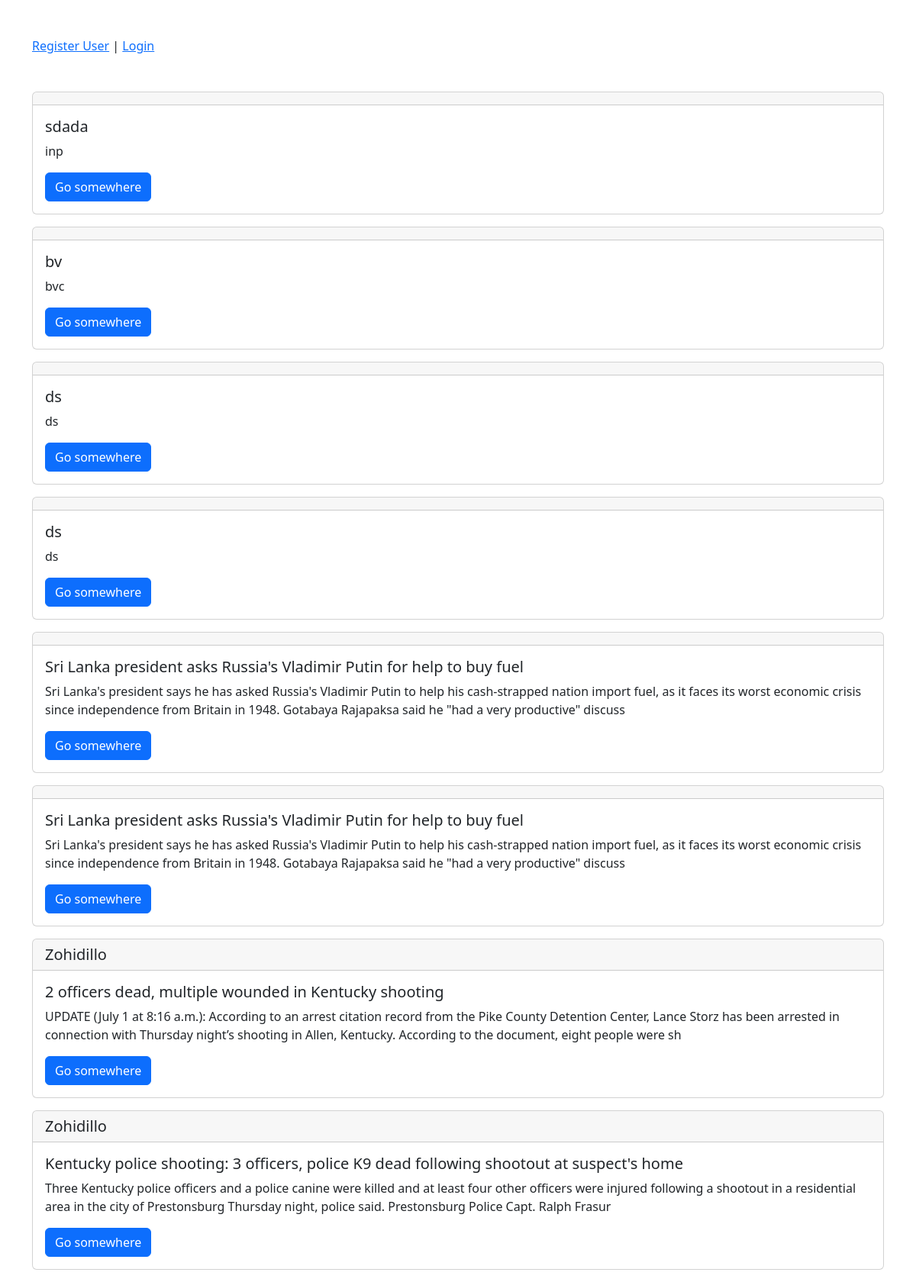
The page / on the database its author committed.
### blog/models.py (models this page shows, shortened)
class Blog(models.Model):
    author = models.ForeignKey(User, on_delete=models.SET_NULL, null=True)
    title = models.CharField(max_length=300) # input
    blog = models.TextField() #textarea
    add_time = models.DateTimeField(auto_now_add=True)

### blog/views.py (the view)
# urls.py: path("", BlogView.as_view(), name="BV"),
class BlogView(ListView):
    model = Blog
    ordering = '-add_time'
    template_name = "blogs.html"

### templates/blogs.html (shortened to what this page needs)
{% extends "base.html" %}
{% block content %}
    <div class="my-5">
        {% if user.is_authenticated %}
            <h1 class="user">{{ user.username }}</h1>
            <a href="{% url 'blog:AB' %}">Add Blog</a> |
            <a href="{% url 'accounts:LO' %}">LogOut</a>
        {% else %}
            <a href="{% url 'accounts:CU' %}">Register User</a> |
            <a href="{% url 'accounts:LI' %}">Login</a>
        {% endif %}
    </div>
    <div class="row mt-5">
        {% for i in object_list %}
            <div class="col-xxl-8 m-auto">
                <div class="card mb-3">
                    <h5 class="card-header">{{ i.author.username }}</h5>
                    <div class="card-body">
                        <h5 class="card-title">{{ i.title }}</h5>
                        <p class="card-text">{{ i.blog | slice:250 }}</p>
                        <a href="{% url 'blog:OB' pk=i.pk %}" class="btn btn-primary">Go somewhere</a>
                    </div>
                </div>
            </div>
        {% endfor %}
    </div>
{% endblock content %}

### templates/base.html (shortened to what this page needs)
<!doctype html>
{% load static %}
<html lang="en">
  <head>
    <link href="https://cdn.jsdelivr.net/npm/bootstrap@5.2.0-beta1/dist/css/bootstrap.min.css" rel="stylesheet">
    <link rel="stylesheet" href="{% static 'css/style.css' %}">
  </head>
  <body>
    <div class="container">
        {% block content %}
        {% endblock content %}
    </div>
  </body>
</html>

### rows shown on the page
Blog: title "sdada", blog "inp"
Blog: title "bv", blog "bvc"
Blog: title "ds", blog "ds"
Blog: title "ds", blog "ds"
Blog: title "Sri Lanka president asks Russia's Vladimir Putin for help to buy fuel", blog "Sri Lanka's president says he has asked Russia's Vladimir Putin to help his cash-strapped nation import fuel, as it faces its worst economic crisis since independence from Britain in 1948. Gotabaya Rajapaksa said he \"had a very productive\" discuss"
Blog: title "Sri Lanka president asks Russia's Vladimir Putin for help to buy fuel", blog "Sri Lanka's president says he has asked Russia's Vladimir Putin to help his cash-strapped nation import fuel, as it faces its worst economic crisis since independence from Britain in 1948. Gotabaya Rajapaksa said he \"had a very productive\" discuss"
Blog: author.username "Zohidillo", title "2 officers dead, multiple wounded in Kentucky shooting", blog "UPDATE (July 1 at 8:16 a.m.): According to an arrest citation record from the Pike County Detention Center, Lance Storz has been arrested in connection with Thursday night’s shooting in Allen, Kentucky. According to the document, eight people were sh"
Blog: author.username "Zohidillo", title "Kentucky police shooting: 3 officers, police K9 dead following shootout at suspect's home", blog "Three Kentucky police officers and a police canine were killed and at least four other officers were injured following a shootout in a residential area in the city of Prestonsburg Thursday night, police said. Prestonsburg Police Capt. Ralph Frasur"
